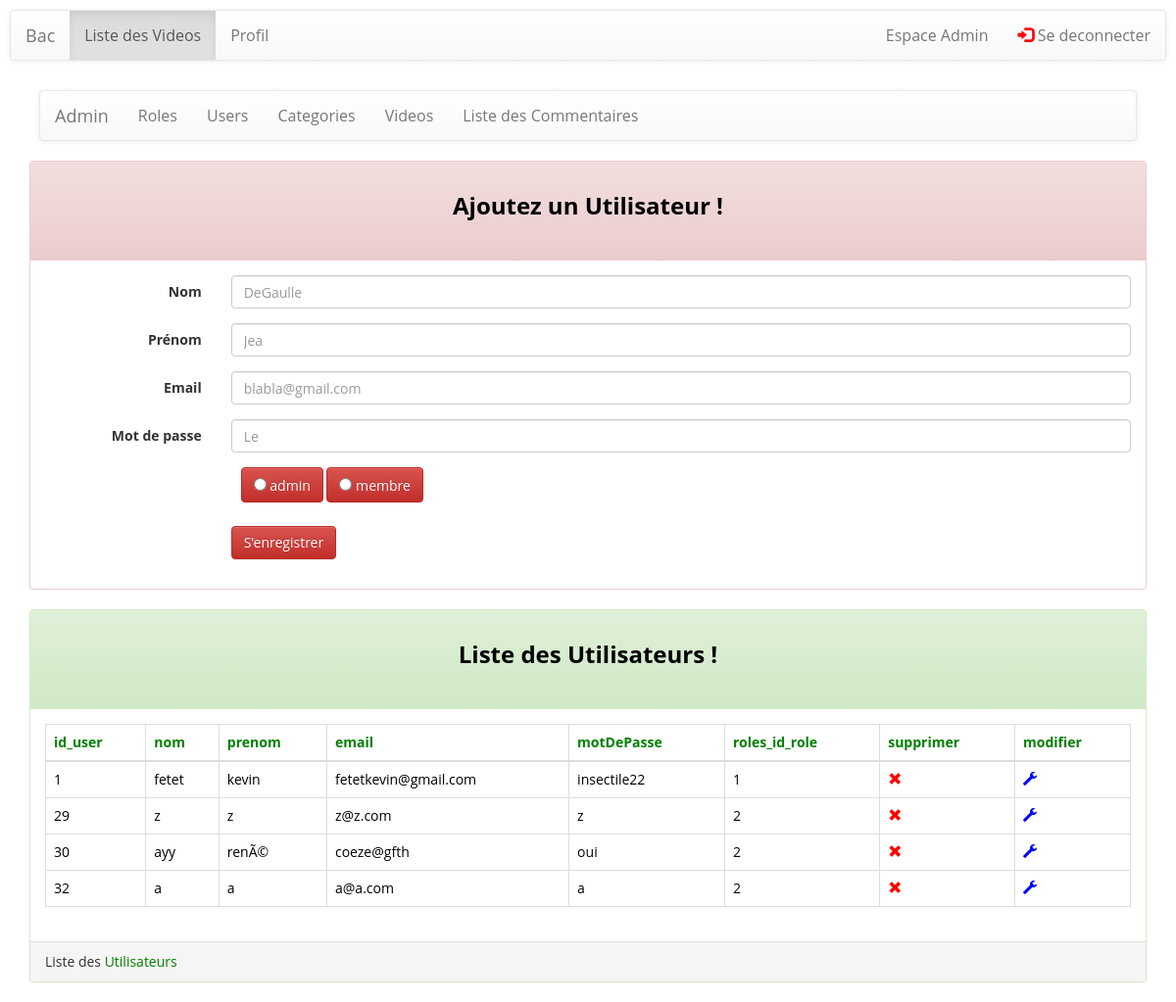
The page /formuAjoutAdmin.php (signed in) on the database as committed earlier.
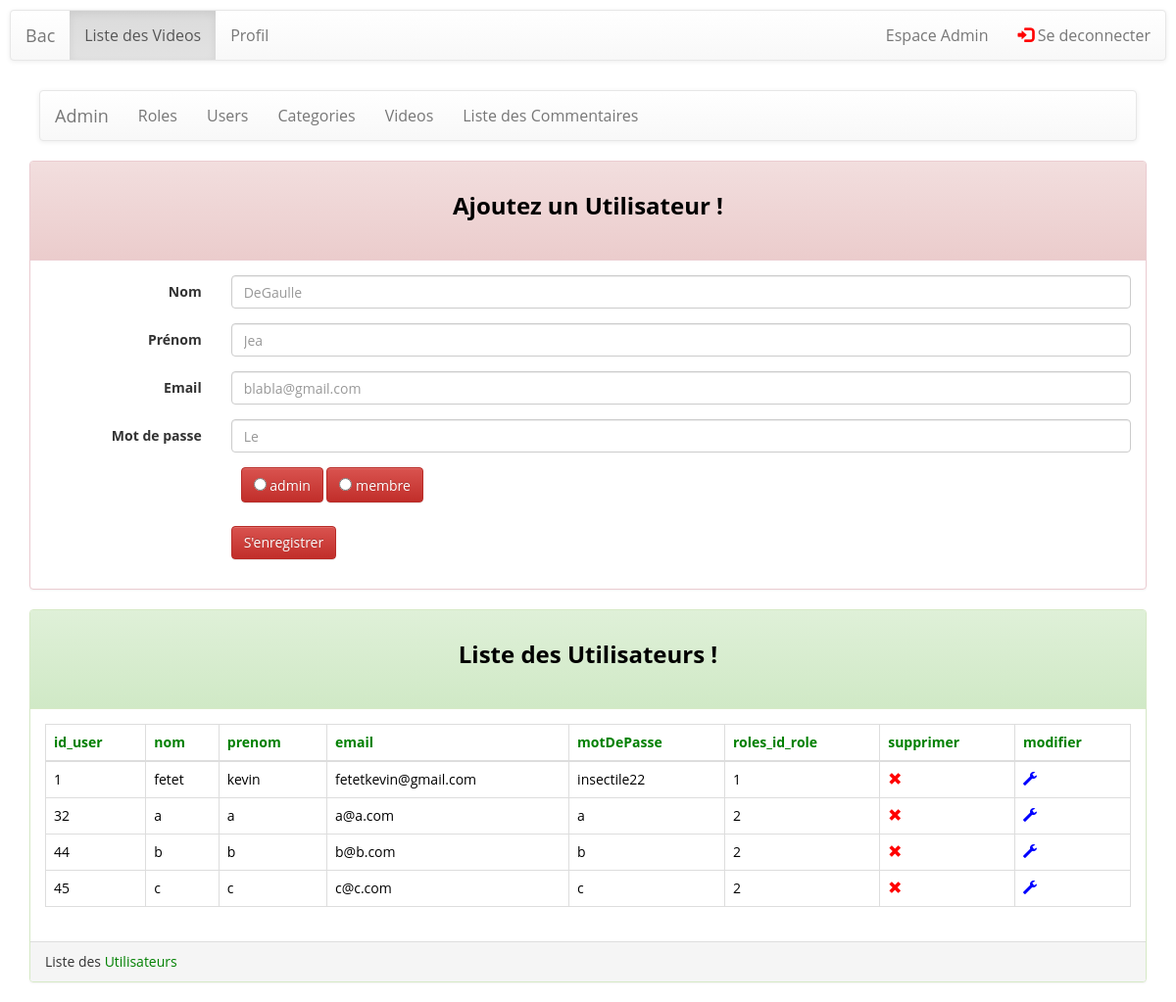
The same page on the database as committed later.
### tables this page shows
CREATE TABLE `roles` (
  `id_role` int(11) NOT NULL,
  `nom_role` varchar(50) NOT NULL
);

CREATE TABLE `users` (
  `id_user` int(11) NOT NULL,
  `nom` varchar(255) NOT NULL,
  `prenom` varchar(255) NOT NULL,
  `email` varchar(255) NOT NULL,
  `motDePasse` varchar(255) NOT NULL,
  `avatar_user` varchar(255) NOT NULL,
  `roles_id_role` int(11) NOT NULL
);

### listUsers.php (the view, shortened to what the changed rows need)
<div class="container">
    <div class="panel panel-success">
        <div class="panel-body">
        <?php
$link = mysqli_connect('localhost','knab','knab','bac');
$tableHeading =array('id_user','nom',
    'prenom','email',
    'motDePasse','roles_id_role');
$tableHeading[]='supprimer';
$tableHeading[]='modifier';
echo "<table id='table' class='table table-bordered table-responsive table-hover'>";
echo "<thead><tr>";
$i=0;
$tailleChamps = count($tableHeading);
for( $i; $i < $tailleChamps; $i++)
{  ?>
    <th><?=$tableHeading[$i]?></th>
<?php }
echo "</tr></thead>";
$users = "SELECT  * FROM users order by id_user";
$reponse = mysqli_query($link, $users);
echo "<tbody>";
if(mysqli_num_rows($reponse)>0){
    while($row = mysqli_fetch_assoc($reponse)){
        echo '<form action="modifier_user.php" method="post">';
        echo "<tr class='".$row['id_user']."'>";
        echo "<td class='".$row['id_user']."'>".$row['id_user']."<input type='hidden' name='id_user' value='".$row['id_user']."'></td>";
        echo "<td class='".$row['nom']."'>".$row['nom']."<input type='hidden' name='nom' value='".$row['nom']."'></td>";
        echo "<td class='".$row['prenom']."'>".$row['prenom']."<input type='hidden' name='prenom' value='".$row['prenom']."'></td>";
        echo "<td class='".$row['email']."'>".$row['email']."<input type='hidden' name='email' value='".$row['email']."'></td>";
        echo "<td class='".$row['motDePasse']."'>".$row['motDePasse']."<input type='hidden' name='motDePasse' value='".$row['motDePasse']."'></td>";
        echo "<td class='".$row['roles_id_role']."'>".$row['roles_id_role']."<input type='hidden' name='roles_id_role' value='".$row['roles_id_role']."'></td>";
        $champSupprimer = '<td><a class="supprimer" id="'.$row["id_user"].'"
						href="javascript:void(0)" onclick="removeUser('.$row["id_user"].')">
						<span class="glyphicon glyphicon-remove"  style="color:red;" aria-hidden="true"></span></a>';
        echo $champSupprimer;
        $champModifier = ' <td><a  class="modifier" id="'.$row["id_user"].'" >
						<span class="glyphicon glyphicon-wrench" style="color:blue;" aria-hidden="true"></span></a>
						<input type="submit" name="modifier" value="modifier"></td>';
        echo $champModifier;
        echo "</tr>";
        echo '</form>';
    }
}
echo "</tbody>";
echo "</table>";
?>
        </div>
    </div>
</div>

### formuAjoutAdmin.php (shortened to what the changed rows need)
<?php
include('config.php');
?>
<!DOCTYPE html>
<html lang="fr">
<head>
    <link rel="stylesheet" href="https://maxcdn.bootstrapcdn.com/bootstrap/3.3.7/css/bootstrap.min.css">    <link rel="stylesheet" href="https://maxcdn.bootstrapcdn.com/bootstrap/3.3.6/css/bootstrap-theme.min.css">
    <link href="assets/css/style.css" rel="stylesheet" />
    <link href="assets/css/custom.css" rel="stylesheet" />
</head>
<body>
<div class="container">
    <div class="panel panel-danger">
        <div class="panel-body">
            <form class="form-horizontal" role="form" method="post" action="traitementAjoutAdmin.php" id="formuLogin">
                <div class="col-md-6 col-md-offset-2">
                    <?php
                    $sql= "SELECT * FROM roles";
                    $req = $link->query($sql);
                    while ($row = mysqli_fetch_object($req)) {
                        ?>
                        <label class="btn btn-danger checked">
                            <input type="radio" name="role[]" value="<?= $row->id_role;?>"> <?= $row->nom_role;?>
                        </label>
                        <?php
                    }
                    ?>
                </div>
                <br>
                <br>
                <br>
            </form>
        </div>
    </div>
</div>
<?php include('listUsers.php'); ?>
</body>
</html>

Rows that differ between the two databases and show on the page:
removed users: id_user "29", nom "z", prenom "z", email "z@z.com", motDePasse "z", roles_id_role "2"
removed users: id_user "30", nom "ayy", prenom "renÃ©", email "coeze@gfth", motDePasse "oui", roles_id_role "2"
added users: id_user "44", nom "b", prenom "b", email "b@b.com", motDePasse "b", roles_id_role "2"
added users: id_user "45", nom "c", prenom "c", email "c@c.com", motDePasse "c", roles_id_role "2"
